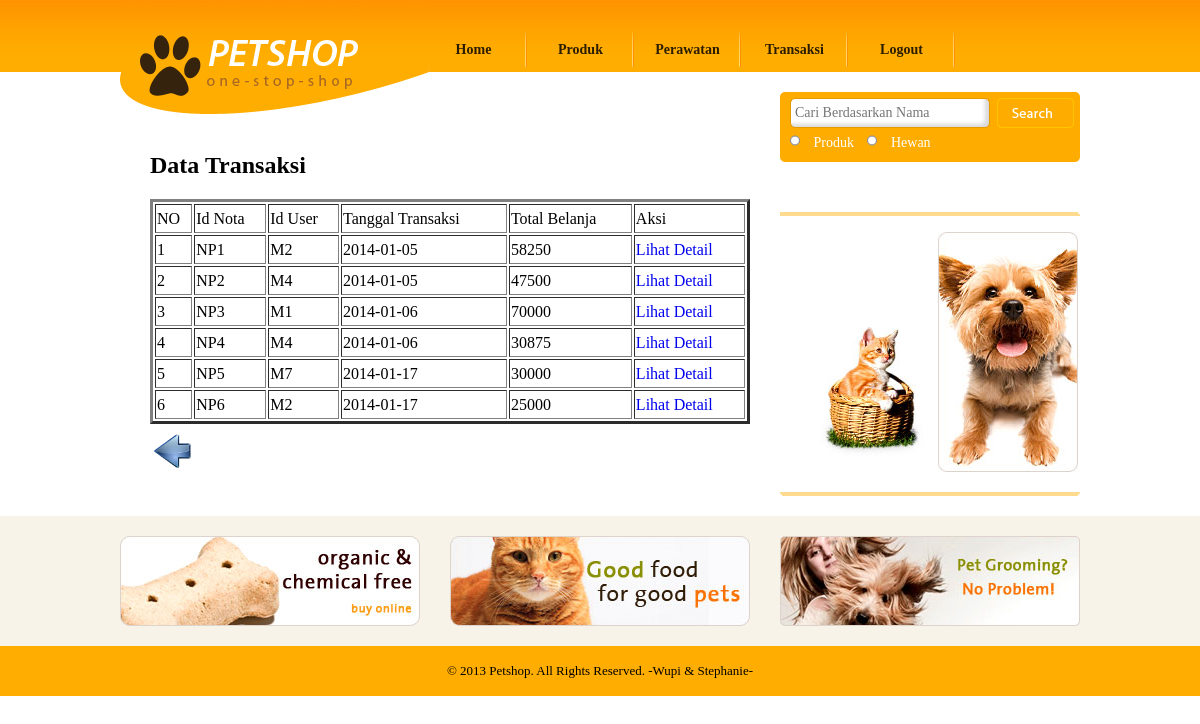
/PETSHOP/pegawai_data_transaksi_perawatan.php, run on the app's committed database.
### tables this page shows
CREATE TABLE `transaksi_perawatan` (
  `id_nota_perawatan` char(8) NOT NULL,
  `id_user` char(8) NOT NULL,
  `tgl_transaksi` date NOT NULL,
  `total_harga` float NOT NULL,
  PRIMARY KEY (`id_nota_perawatan`),
  KEY `id_user` (`id_user`),
  CONSTRAINT `transaksi_perawatan_ibfk_1` FOREIGN KEY (`id_user`) REFERENCES `user` (`id_user`)
);

### PETSHOP/pegawai_data_transaksi_perawatan.php (the view, shortened to what this page needs)
<!DOCTYPE html PUBLIC "-//W3C//DTD XHTML 1.0 Transitional//EN" "http://www.w3.org/TR/xhtml1/DTD/xhtml1-transitional.dtd">
<html xmlns="http://www.w3.org/1999/xhtml">
<head>
	<link href="css/style.css" rel="stylesheet" type="text/css" />
</head>
<body>
<?php include "header_pegawai.php";?>
<div id="body">
<div id="content">
<div class="content">
<div class="about">
	<h2>Data Transaksi</h2>
	<ul>
	<li>
	<form method="post" action="" class="login">
	<table width="100%"  align="center" border=3>
		<?php
		include "koneksi.php";
		$tampil_perawatan=mysql_query("SELECT * FROM transaksi_perawatan ");
		$no=1;
		echo "<tr><td>NO</td><td>Id Nota</td><td>Id User</td><td>Tanggal Transaksi</td><td>Total Belanja</td><td>Aksi</td></tr>";
		while($data=mysql_fetch_array($tampil_perawatan))
		{	?>
								<tr>
								<td><?PHP ECHO $no; ?></td>
										<td ><?PHP ECHO $data['id_nota_perawatan']; ?></td>
										<td><?PHP ECHO $data['id_user']; ?></td>
										<td ><?PHP ECHO $data['tgl_transaksi']; ?> </td>
										<td><?PHP ECHO $data['total_harga']; ?></td>
										<td><a href="pegawai_lihat_detail_transaksi_perawatan.php?id_nota=<?PHP ECHO $data['id_nota_perawatan']; ?>">Lihat Detail</a></td>
								</tr>
								<?PHP
								$no++;
							}
		?>
	</table>
	 <table>
									  <tr>
											<td>
					<tr><td colspan=8><a href="pegawai_data_transaksi.php"><img src="images/back.png" width=40 height=40 align=right></a></td></tr>
					</td>
										</tr>
									  </table>
	</form>
	</li>
	</ul>
</div>
</div>
<div id="sidebar">
	<?php include "pegawai_cari.php"; ?>
	<?php include "shoping_guide.php"; ?>
	<?php include "iklan.php"; ?>
<div id="footer">
	<?php include "footer.php"; ?>
</div>
</body>
</html>

### PETSHOP/css/style.css (style rules this page uses)
body { margin:0; padding:0; background: url("../images/bg-body.gif"); background-repeat:repeat-x; }
#body div#content { width:960px; margin:0 auto; overflow:hidden; background-image:none; height:auto; overflow:hidden; }
#body div#content .content { float:left; width:640px; margin-right:20px; background-image:none; height:auto; overflow:hidden; }
#body #content .content h2 { font-family: "Myriad Pro"; margin: 80px 0 0 30px; }
#body #content .content ul { margin:0; padding:0; list-style-type:none; }
#body #content .content ul li { width:300px; padding:0 10px; margin:0 0 20px 0; float:left; line-height:25px; height:auto; }
#body #content .content ul li a { text-decoration:none; }
#body #content .content ul li img { border:0; float:left; margin-right:10px; }
#body #content .content .about { width:640px; height:auto; overflow:hidden; }
#body #content .content .about h2 { margin:80px 0 0 30px; font-family: "Myriad Pro"; }
#body #content .content .about ul { margin:0; padding:0; list-style-type:none; }
#body #content .content .about ul li { clear:both; width:600px; padding:20px 10px 0 30px; }
#body #content #sidebar { float:left; width:300px; background-image:none; }
#footer { background-color:#310000; background-image:none; }

### data on the page
transaksi_perawatan: id_nota_perawatan "NP1", id_user "M2", tgl_transaksi "2014-01-05", total_harga "58250"
transaksi_perawatan: id_nota_perawatan "NP2", id_user "M4", tgl_transaksi "2014-01-05", total_harga "47500"
transaksi_perawatan: id_nota_perawatan "NP3", id_user "M1", tgl_transaksi "2014-01-06", total_harga "70000"
transaksi_perawatan: id_nota_perawatan "NP4", id_user "M4", tgl_transaksi "2014-01-06", total_harga "30875"
transaksi_perawatan: id_nota_perawatan "NP5", id_user "M7", tgl_transaksi "2014-01-17", total_harga "30000"
transaksi_perawatan: id_nota_perawatan "NP6", id_user "M2", tgl_transaksi "2014-01-17", total_harga "25000"
